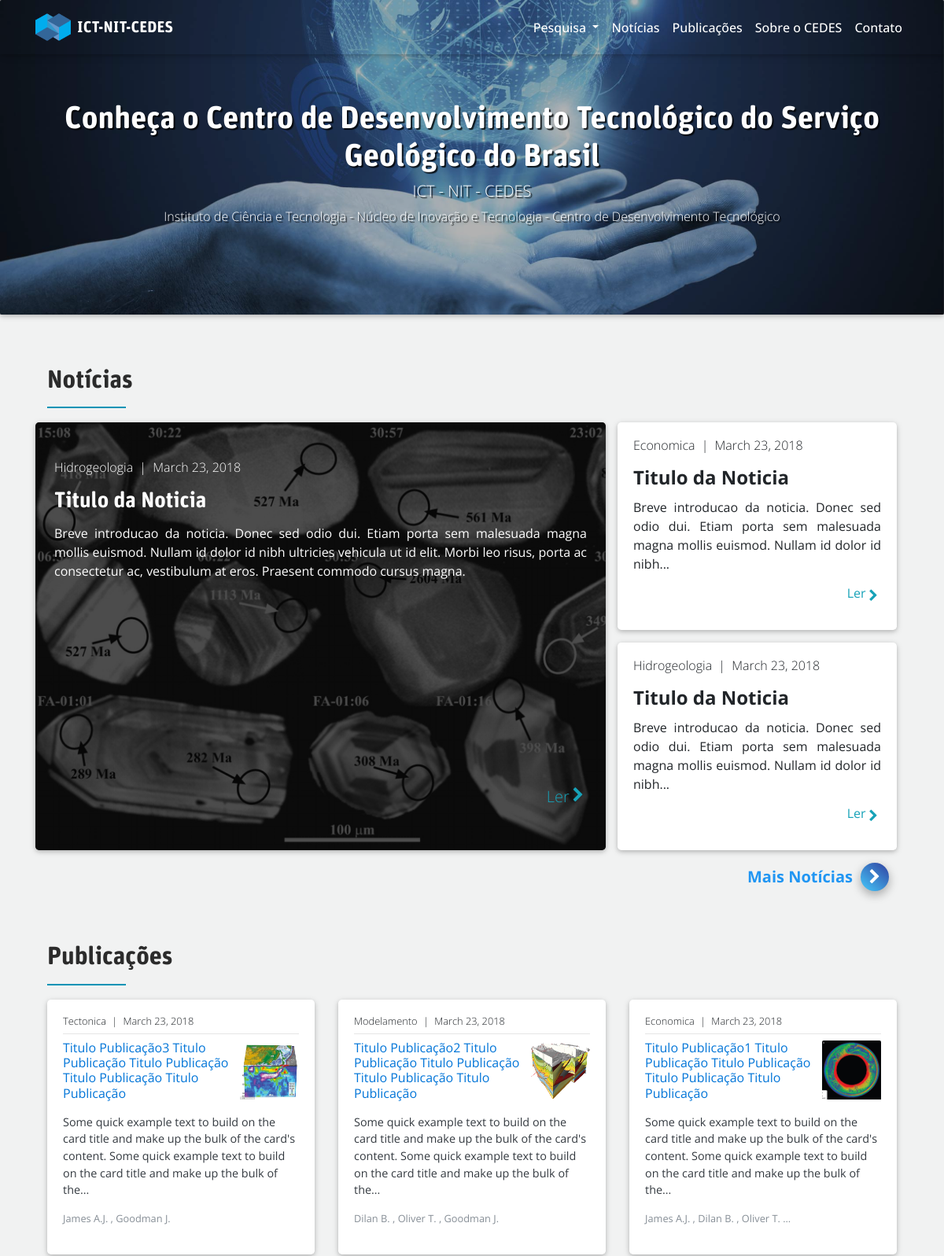
The page /index (upper part) on the database as committed earlier.
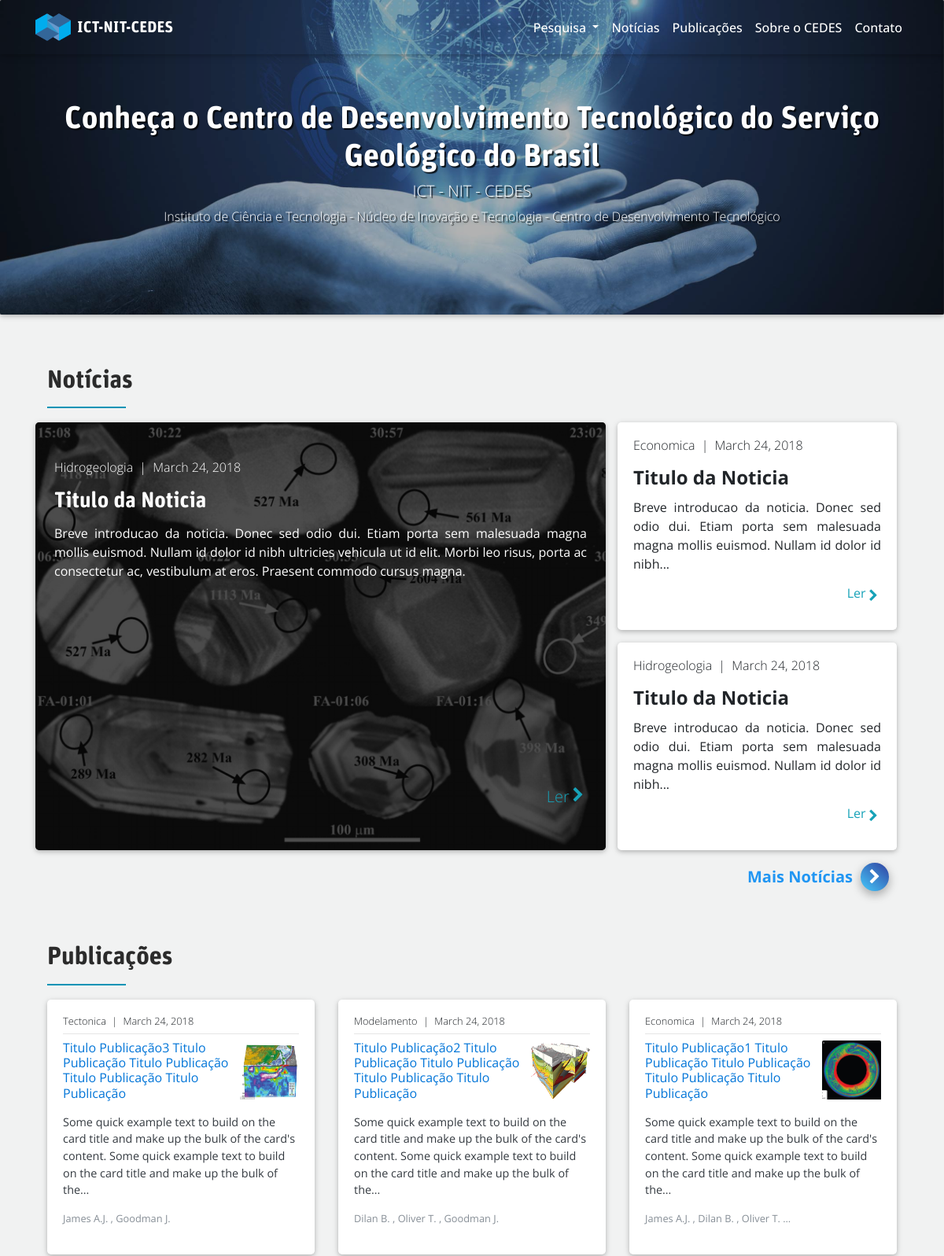
The same page on the database as committed later.
### app/models.py (models this page shows, shortened)
class News(db.Model):
    id = db.Column(db.Integer, primary_key=True)
    title = db.Column(db.String(128), index=True)
    category = db.Column(db.Integer, db.ForeignKey('news_categories.id'))
    date = db.Column(db.DateTime, index=True, default=datetime.utcnow)
    intro = db.Column(db.String(512))
    body = db.Column(db.Text())
    @property
    def slugified_title(self):
        return slugify(self.title)
    def link(self):
        return url_for('news_detail', post_id=self.id, slug=self.slugified_title)
    def get_cat(self):
        return News_categories.query.filter_by(id=self.category).first().category

class News_categories(db.Model):
    id = db.Column(db.Integer, primary_key=True)
    category = db.Column(db.String(64), unique=True)

class Publications(db.Model):
    id = db.Column(db.Integer, primary_key=True)
    title = db.Column(db.String(256), index=True)
    category = db.Column(db.Integer, db.ForeignKey('publication_categories.id'))
    date = db.Column(db.DateTime, index=True, default=datetime.utcnow)
    abstract = db.Column(db.Text())
    file_dir = db.Column(db.String(256))
    authors = db.relationship('Authors', secondary=pub_authors, backref='publication', lazy='dynamic')
    img_dir = db.Column(db.String(256))
    def get_cat(self):
        return Publication_categories.query.filter_by(id=self.category).first().category

class Publication_categories(db.Model):
    id = db.Column(db.Integer, primary_key=True)
    category = db.Column(db.String(64), unique=True)

class Authors(db.Model):
    id = db.Column(db.Integer, primary_key=True)
    name = db.Column(db.String(256))
    abrev = db.Column(db.String(64))

### app/routes.py (the view)
@app.route('/')
@app.route('/index')
def index():
    news = News.query.order_by(News.date.desc()).limit(3).all()
    publications = Publications.query.order_by(Publications.date.desc()).limit(3)
    team = Team.query.order_by(Team.role.desc())
    return render_template('index.html', news=news, publications=publications, team=team)

### app/templates/index.html (shortened to what this page needs)
{% extends "base.html" %}
{% block content %}
<header>{% block header %}{% include "partials/navbar_index.html" %}{% endblock %}</header>
<main role="main">
    <div class="jumbotron jumbotron-fluid jumbotron-header mb-0"
            style="background-image: url(/static/imgs/FP_figure-01.jpg)">
        <a href="#aboutCont">
        <div class="container">
            <div class="jumbotron-cnt-txt d-flex d-md-flex
            text-center flex-column align-items-center justify-content-center">
            <h1 class="h1-responsive text-shadow">Conheça o Centro de Desenvolvimento Tecnológico do Serviço Geológico do Brasil</h1>
            <h5 class="d-none d-sm-block text-shadow">ICT - NIT - CEDES</h5>
            <p class="d-none d-sm-block text-shadow">Instituto de Ciência e Tecnologia - Núcleo de Inovação e Tecnologia - Centro de Desenvolvimento Tecnológico</p>
            </div>
        </div>
        </a>
    </div>
    <div class="container">
        {% if news %}
            {% include "partials/index_news.html" %}
        {% endif %}
        {% if publications %}
            {% include "partials/index_pubs.html" %}
        {% endif %}
    </div>
</main>
{% endblock %}

### app/templates/base.html (shortened to what this page needs)
<!doctype html>
<html lang="pt-br">
    <head>
        <link rel="stylesheet" href="https://maxcdn.bootstrapcdn.com/font-awesome/4.6.0/css/font-awesome.min.css">
        <link href="/static/css/bootstrap.min.css" rel="stylesheet">
        <link href="/static/css/mdb.min.css" rel="stylesheet">
        <link href="/static/css/site.css" rel="stylesheet">
    </head>
    <body>
        {% block content %}
        {% endblock %}
    </body>
</html>

### app/templates/partials/navbar_index.html (shortened to what this page needs)
<nav class="navbar navbar-expand-md navbar-dark fixed-top scrolling-navbar navbar-txt">
        <div class="container container-nav">
            <a class="navbar-brand mb-0 h1 align-items-center d-flex" href="{{ url_for('index') }}">
                <img src="/static/LOGOS/cedes_1.png" width="45" height="35"
                class="d-inline-block align-top mr-2" alt="">
            ICT-NIT-CEDES
            </a>
            <div class="collapse navbar-collapse" id="navbarsExampleDefault">
            <ul class="navbar-nav ml-auto">
                <li class="nav-item dropdown">
                <a class="nav-link dropdown-toggle" href="#ResearchCont" id="dropdown01" >
                    Pesquisa
                </a>
                </li>
                <li class="nav-item">
                <a class="nav-link" href="{{ url_for('news') }}">Notícias</a>
                </li>
                <li class="nav-item">
                <a class="nav-link" href="#PublicationCont">Publicações</a>
                </li>
                <li class="nav-item">
                <a class="nav-link" href="#aboutCont">Sobre o CEDES <span class="sr-only">(current)</span></a>
                </li>
                <li class="nav-item">
                <a class="nav-link" href="#footer">Contato</a>
                </li>
            </ul>
            </div>
        </div>
    </nav>

### app/templates/partials/index_news.html
<section id="NewsCont">
    <div class="container">
        <a href="{{ url_for('news') }}">
            <h2 class="display__title h2"> Notícias </h2>
        </a>
        <div class="row">
            <div class="col-md-8 d-flex">
                <div class="row mb-3 mr-0">
                    <article>
                        <div class="card card-image hoverable of-h view hm-zoom-div">
                            <div class="hm-zoom-img" style="background-image: url(/static/imgs/news_1.jpg);"></div>
                                <a href="{{ news[0].link() }}">
                                    <div class="mask waves-effect waves-light"></div>
                                </a>
                                <div class="text-white text-left rgba-black-strong py-5 px-4 card-block">
                                    <div>
                                        <h6 class="silver-text">
                                            {{ news[0].get_cat() }}
                                            <span class="px-1">|</span>
                                            <time datetime="{{ news[0].date }}" itemprop="datePublished">
                                                {{ moment(news[0].date).format('LL') }}
                                            </time>
                                        </h6>
                                        <h3 class="card-title pt-2"><strong>{{ news[0].title }}</strong></h3>
                                        <p class="text-justify">
                                            {{ news[0].intro | truncate(512)  }}
                                        </p>
                                    </div>
                                    <div>
                                        <a href="#!" class="d-flex flex-row-reverse text-info">
                                            <h5 class="waves-effect d-flex flex-row-reverse">
                                            <i class="fa fa-chevron-right px-1"></i>
                                            Ler
                                            </h5>
                                        </a>
                                    </div>
                                </div>
                            </div>
                    </article>
                </div>
            </div>
            <div class="col-md-4">
                <div class="row mb-3 mr-0">
                    <article>
                        <div class="card hoverable w-100 view">
                            <a href="#!">
                                <div class="mask waves-effect waves-dark"></div>
                            </a>
                            <div class="card-body">
                                <h6 class="silver-text">
                                    {{ news[1].get_cat() }}
                                    <span class="px-1">|</span>
                                    <time datetime="2018-12-01" itemprop="datePublished">
                                        {{ moment(news[1].date).format('LL') }}
                                    </time>
                                </h6>
                                <h4 class="card-title pt-2"><strong>{{ news[1].title }}</strong></h4>
                                <p class="text-justify">
                                    {{ news[1].intro | truncate(150) }}
                                </p>
                                <a href="#!" class="d-flex flex-row-reverse text-info">
                                    <h5 class="waves-effect d-flex flex-row-reverse">
                                        <i class="fa fa-chevron-right px-1 pt-1"></i>
                                        Ler
                                    </h5>
                                </a>
                            </div>
                        </div>
                    </article>
                </div>
                <div class="row mb-3 mr-0">
                    <article>
                        <div class="card hoverable w-100 view">
                            <a href="#!">
                                <div class="mask waves-effect waves-dark"></div>
                            </a>
                            <div class="card-body">
                                <h6 class="silver-text">
                                    {{ news[2].get_cat() }}
                                    <span class="px-1">|</span>
                                    <time datetime="2018-10-01" itemprop="datePublished">
                                        {{ moment(news[2].date).format('LL') }}
                                    </time>
                                </h6>
                                <h4 class="card-title pt-2"><strong>{{ news[2].title }}</strong></h4>
                                <p class="text-justify">
                                    {{ news[2].intro | truncate(150) }}
                                </p>
                                <a href="#!" class="d-flex flex-row-reverse text-info">
                                    <h5 class="waves-effect d-flex flex-row-reverse">
                                        <i class="fa fa-chevron-right px-1 pt-1"></i>
                                        Ler
                                    </h5>
                                </a>
                            </div>
                        </div>
                    </article>
                </div>
            </div>
        </div>
        <div class="d-flex w-100 justify-content-end btn-more-div">
            <span class="font-weight-bold blue-text">Mais Notícias</span>
            <a href="{{ url_for('news') }}" class="btn-floating btn-sm blue-gradient my-0"><i class="fa fa-chevron-right"></i></a>
        </div>
    </div>
</section>

### app/templates/partials/index_pubs.html (shortened to what this page needs)
 <section id="PublicationCont">
        <div class="container">
        <a href="#!">
            <h2 class="display__title h2"> Publicações </h2>
        </a>
        <div class="row">
            {% for pub in publications %}
                <div class="col-12 col-sm-6 col-md-4 mb-3">
                    <div class="card card-cascade wider hoverable">
                        <div class="card-body">
                            <h6 class="silver-text h7">
                                {{ pub.get_cat() }}
                                <span class="px-1">|</span>
                                <time datetime="2018-16-01" itemprop="datePublished">
                                    {{ moment(pub.date).format('LL') }}
                                </time>
                            </h6>
                            <hr class="my-2">
                            <h5 class="card-title">
                                <a href="#!" class="a-under">
                                    <img class="float-right" src="{{ pub.img_dir }}" alt="Card image cap" height="75px" width="75px">
                                    {{ pub.title }}
                                </a>
                            </h5>
                            <p class="card-text text-dark d-block d-md-none d-lg-block">
                                {{ pub.abstract | truncate(190) }}
                            </p>
                            <p class="h7 text-secondary">
                                {% for author in pub.authors.all()[:3] %}
                                    {{ author.abrev }}
                                    {% if not loop.last %}
                                        ,
                                    {% endif %}
                                {% endfor %}
                                {% if pub.authors.all() | length > 3 %}
                                    ...
                                {% endif %}
                            </p>
                        </div>
                    </div>
                </div>
            {% endfor %}
        </div>
        </div>
    </section>

### app/static/css/site.css (style rules this page uses)
body { background: #f1f2f2; overflow-x:hidden; font-family: "Open sans",sans-serif; font-size: .86667rem; }
@media (min-width: 45.33333em) { body { font-size: 1rem; } }
.h1, .h2, h1, h2 { font-family: UnitRounded,sans-serif; font-weight: 700; }
.h3, h3 { font-family: UnitRounded,sans-serif; font-weight: 400; }
.navbar { background-color: transparent; }
section { padding-top: 65px; }
.display__title { display:inline-block; margin:0 0 18px 0; color: #2b2b2b }
.display__title:after { content:""; display:block; height:2px; width:100px; margin:14px 0 0 0; background:#0093b5; }
.of-h { overflow: hidden; }
.card-block { display: flex; justify-content: space-between; flex-direction: column; height: 100%; position: relative; }
.card { height: 100%; display: flex; }
.hm-zoom-div { overflow: hidden; z-index: 1; }
.hm-zoom-div > .hm-zoom-img { position: absolute; height: 100%; width: 100%; -moz-transition: all 2s; -webkit-transition: all 2s; transition: all 2s; -moz-transform: scale(1,1); -webkit-transform: scale(1,1); transform: scale(1,1); -moz-background-size: cover; -webkit-background-size: cover; background-size: cover; z-index: 0; }
.h7 { font-size: 0.8rem; }
.blue-gradient { background: -webkit-linear-gradient(50deg, #45cafc, #303f9f); background: linear-gradient(40deg, #45cafc, #303f9f); }
.btn-floating { position: relative; z-index: 1; overflow: hidden; width: 47px; height: 47px; padding: 0; border-radius: 50% !IMPORTANT; margin: 10px; background-color: #a6c; color: #fff; cursor: pointer; -webkit-transition: .3s; transition: .3s; box-shadow: 0 5px 11px 0 rgba(0, 0, 0, .18), 0 4px 15px 0 rgba(0, 0, 0, .15); display: flex!important; justify-content: center; align-items: center; }
.btn-floating:before { border-radius: 0 }
.btn-floating.btn-sm { width: 36px; height: 36px; }
.btn-floating i { display: inline-block; width: inherit; color: #fff; font-size: 1.25rem; line-height: 47px; text-align: center }
.btn-more-div { align-items: center; font-size: 1.25rem; }
.text-shadow { text-shadow: 2px 2px 1px rgba(0, 0, 0, 0.8); }
.jumbotron-header { -webkit-background-size: cover; -moz-background-size: cover; -o-background-size: cover; background-size: cover; height: 400px; position: relative; }
.jumbotron-cnt-txt { color: #fff; text-align: center; padding-top: 95px; z-index: 10; position: relative; }
.jumbotron-header:after { content:""; display:block; position:absolute; top:0; bottom:0; left:0; right:0; background:rgba(0,0,0,0.3); }
.navbar-txt { font-weight: 500; }

Rows that differ between the two databases and show on the page:
changed News (number 1 of 3 on the later page): date "March 23, 2018" → "March 24, 2018"
changed News "Economica": date "March 23, 2018" → "March 24, 2018"
changed News (number 3 of 3 on the later page): date "March 23, 2018" → "March 24, 2018"
changed Publications "Tectonica": date "March 23, 2018" → "March 24, 2018"
changed Publications "Modelamento": date "March 23, 2018" → "March 24, 2018"
changed Publications "Economica": date "March 23, 2018" → "March 24, 2018"
